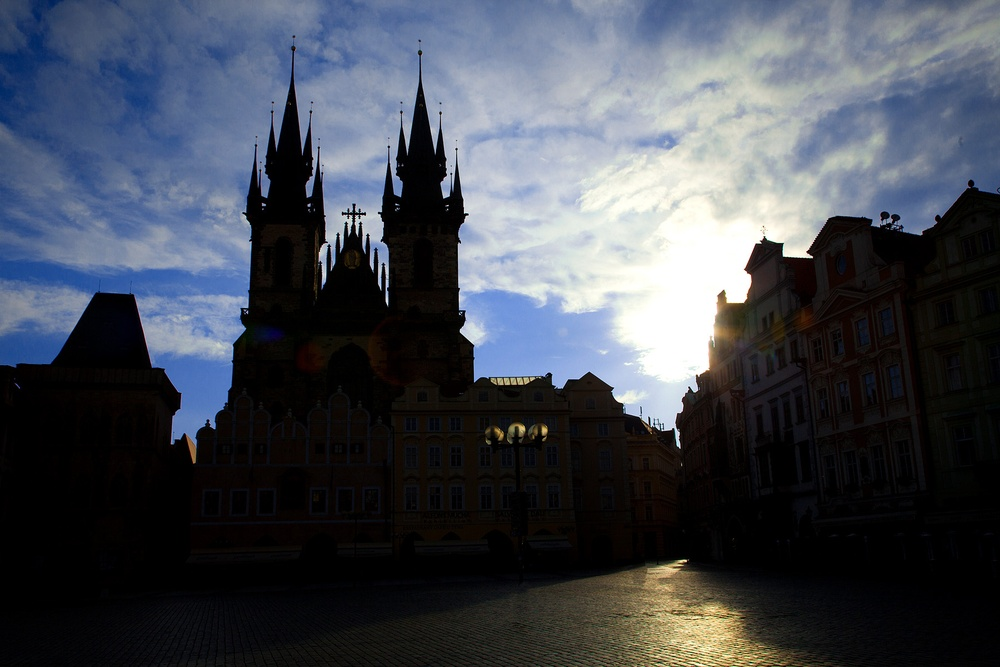
#> input picture Lab03/underExposed.jpg, 1000 x 667 px, shrunk from 1800 x 1200 before the run, found by its file name
$ jupyter execute histEqualizationWIthHistPlots.ipynb   (shell and % lines are left out)
#> lines starting #> are read from the running program, lines starting #| are printed output that depends on the picture
[cell 1]
import matplotlib.pyplot as plt
import scipy.ndimage as ndimage
import numpy as np

[cell 2]
#Load an image and normalize to [0,1]
I = plt.imread('underexposed.jpg').astype(float)
I = I - I.ravel().min()
I = I/I.ravel().max()

[cell 3]
Ic = I.copy().astype(float)
Ilog = np.log2(Ic+2)
Ilog = Ilog/Ilog.ravel().max()
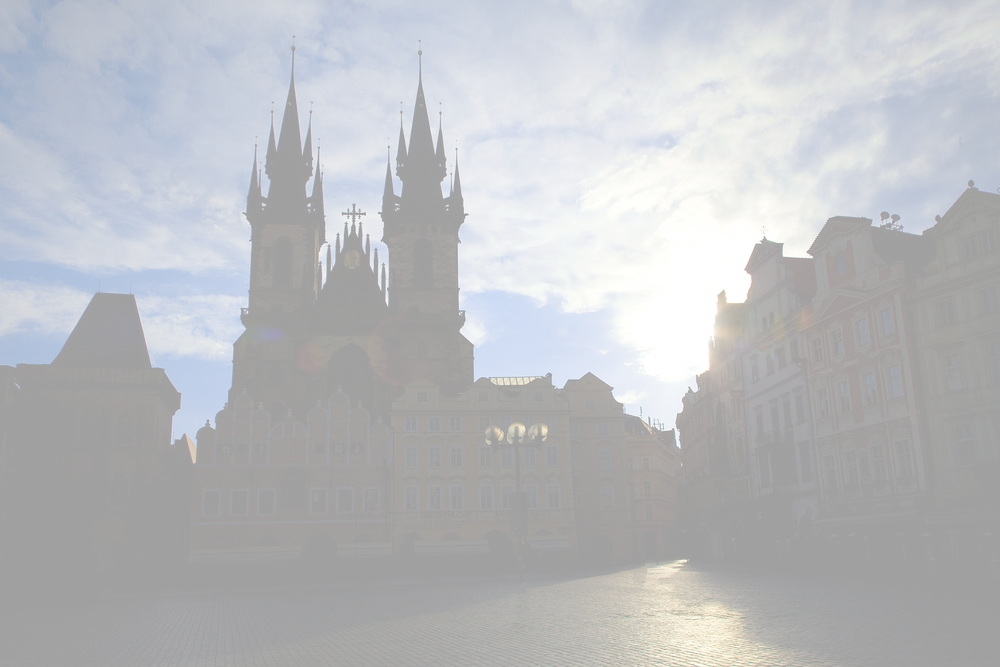
#> Ilog: shape (667, 1000, 3) float64; mean R, G, B 0.737, 0.744, 0.758
plt.figure()
plt.imshow(Ilog) #https://matplotlib.org/api/_as_gen/matplotlib.pyplot.imshow.html

[cell 4]
#Scaled per channel

IE = np.zeros(I.shape)

for channel in range(3):
    hist, bins = np.histogram(I[...,channel], bins=np.arange(257) / 256)
    CDF = np.cumsum(hist) / sum(hist)

    Ir = np.interp(I[...,channel], xp=bins[:-1], fp=CDF)
    # like a trend-matching function, have a value of x -> output fp(x)
    IE[...,channel] = Ir
#> this loop made 3 passes
#> pass 1, `Ir = np.interp(I[...,channel], xp=bins[:-1], fp=CDF)`:
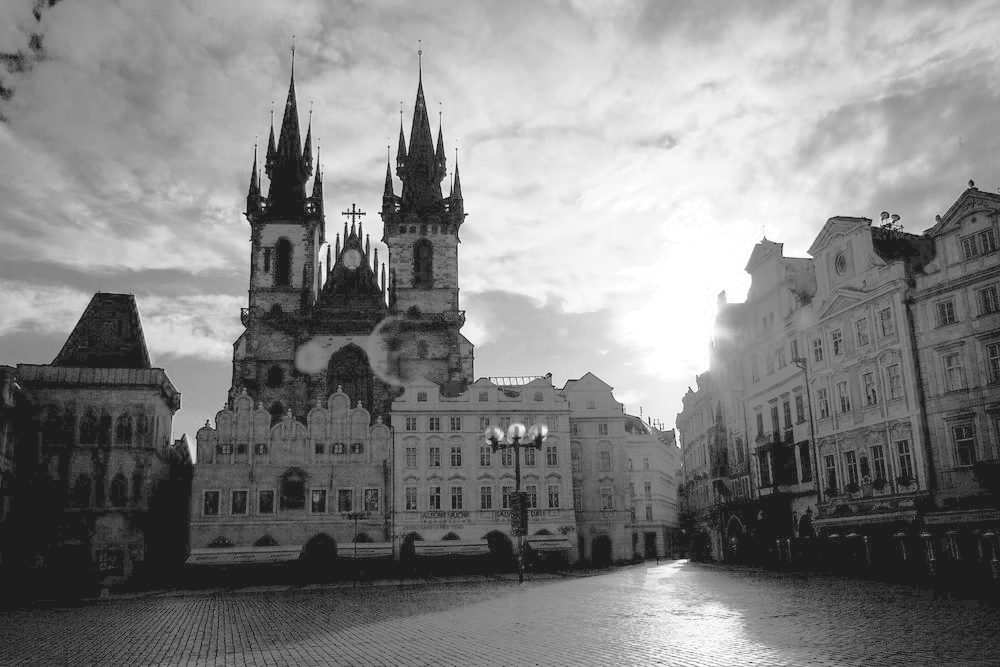
#> Ir: shape (667, 1000) float64; min 0.114, max 1, mean 0.512
#> pass 2, `Ir = np.interp(I[...,channel], xp=bins[:-1], fp=CDF)`:
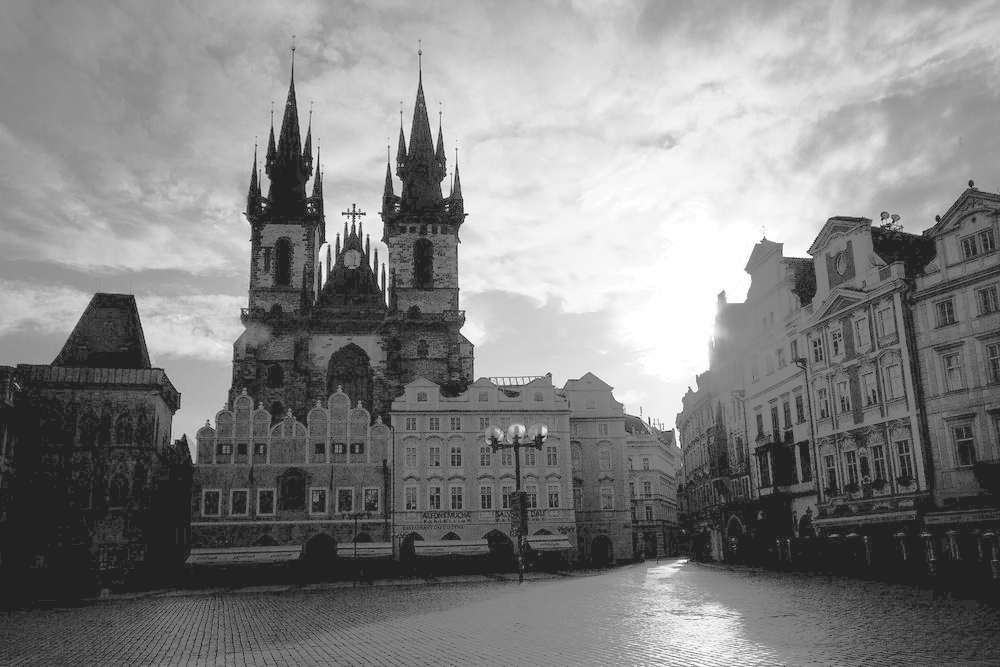
#> Ir: shape (667, 1000) float64; min 0.135, max 1, mean 0.515
#> pass 3, `Ir = np.interp(I[...,channel], xp=bins[:-1], fp=CDF)`:
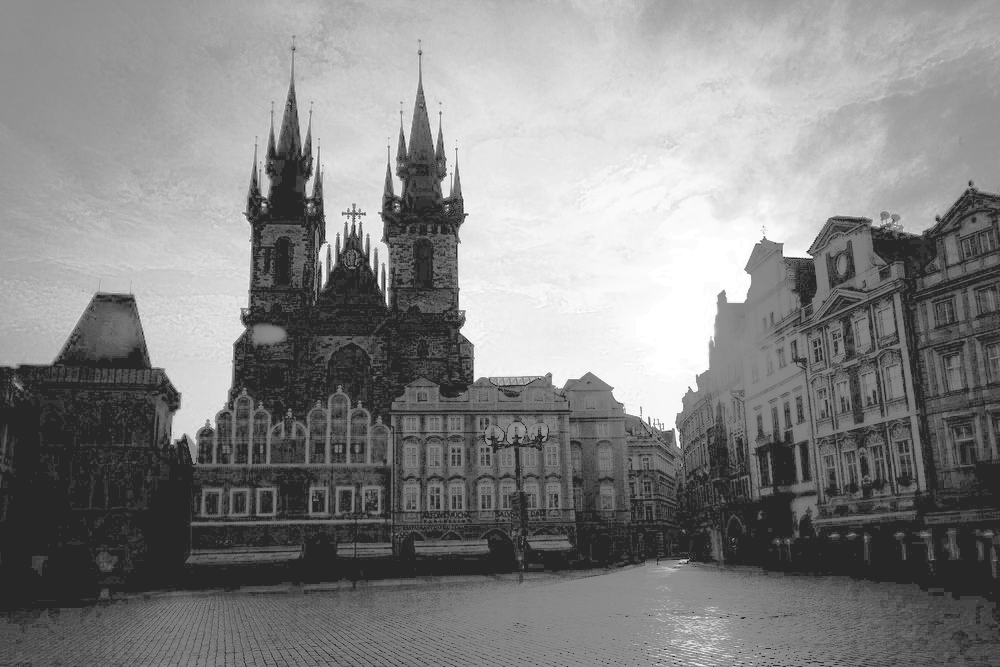
#> Ir: shape (667, 1000) float64; min 0.155, max 1, mean 0.518
#> after the loop:
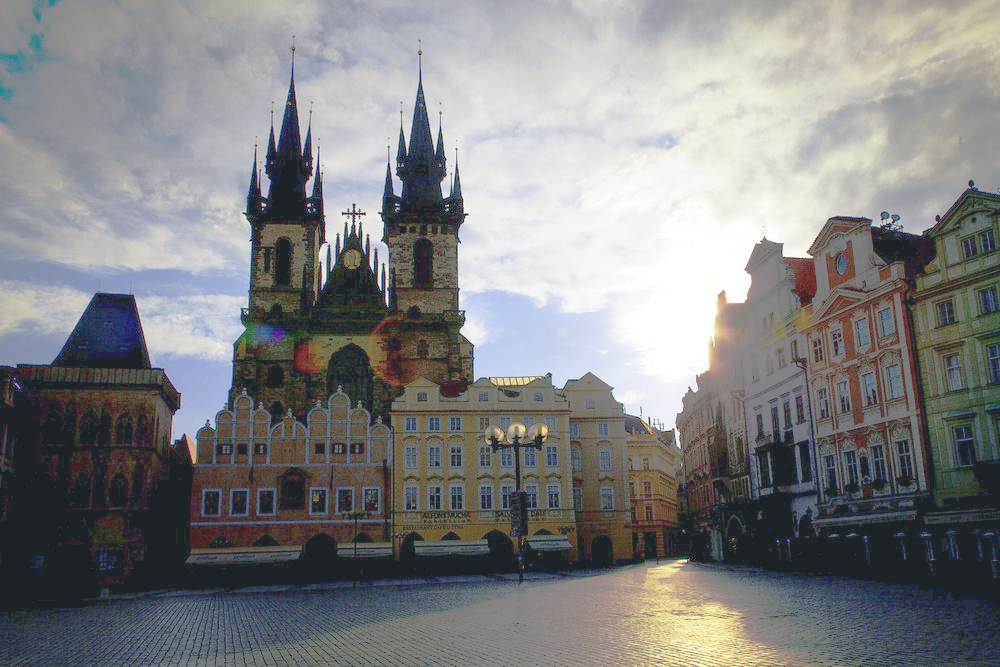
#> IE: shape (667, 1000, 3) float64; mean R, G, B 0.512, 0.515, 0.518

[cell 5]
allbins = np.unique(I.ravel())
#> allbins = 256 values from 0 to 1

f, ax1 = plt.subplots(1,2, figsize=(10,3))
ax1[0].imshow(I) #https://matplotlib.org/api/_as_gen/matplotlib.pyplot.imshow.html
ax1[0].set_title('Original Image')

ax1[1].hist(I[...,0].ravel(), allbins, alpha = .6, label = 'red', color = 'r')
ax1[1].hist(I[...,1].ravel(), allbins, alpha = .6, label = 'green', color = 'g')
ax1[1].hist(I[...,2].ravel(), allbins, alpha = .6, label = 'blue', color = 'b')
ax1[1].legend(loc = 'upper right')
plt.show()
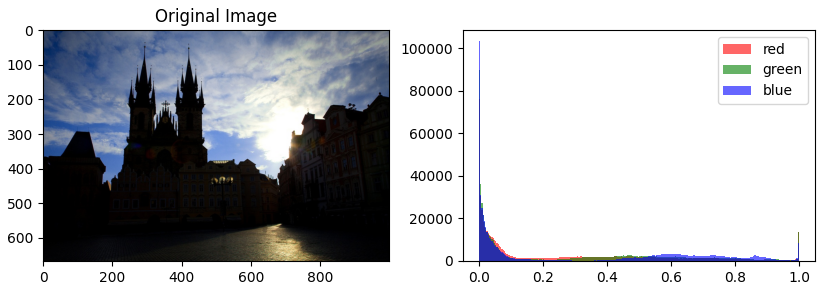
#> figure drawn by matplotlib, 2 panels; panel 2: tallest bar 76004 high, from x = 0 to 0.00392; panel 2: tallest bar 90031 high, from x = 0 to 0.00392; panel 2: tallest bar 103482 high, from x = 0 to 0.00392

[cell 6]
f, ax2 = plt.subplots(1,2, figsize=(10,3))
ax2[0].imshow(IE) #https://matplotlib.org/api/_as_gen/matplotlib.pyplot.imshow.html
ax2[0].set_title('Image Equalized Per Channel')

ax2[1].hist(IE[...,0].ravel(), 250, alpha = .6, label = 'red', color = 'r')
ax2[1].hist(IE[...,1].ravel(), 250, alpha = .6, label = 'green', color = 'g')
ax2[1].hist(IE[...,2].ravel(), 250, alpha = .6, label = 'blue', color = 'b')
ax2[1].legend(loc = 'upper right')
# ax2[1].imshow(IE)
plt.show()
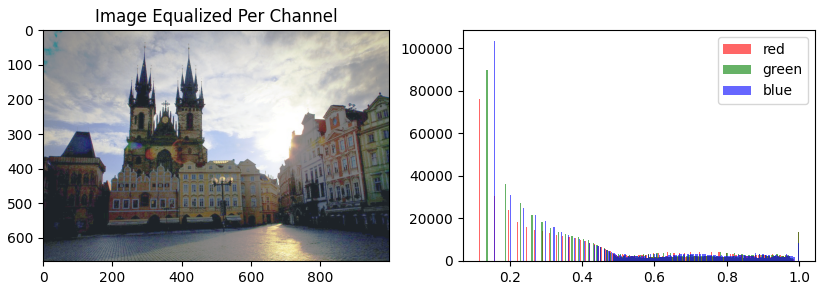
#> figure drawn by matplotlib, 2 panels; panel 2: tallest bar 76004 high, from x = 0.114 to 0.117; panel 2: tallest bar 90031 high, from x = 0.135 to 0.138; panel 2: tallest bar 103482 high, from x = 0.155 to 0.159

[cell 7]
f, x = plt.subplots(1,2, figsize=(10,3), sharex = True, sharey = True)

x[0].imshow(I)
x[1].imshow(IE)

[cell 8]
f, ax3 = plt.subplots(1,2, figsize=(10,3), sharex = True, sharey = True)
ax3[0].hist(I[...,2].ravel(), allbins, alpha = .6, label = 'red', color = 'b')
ax3[1].hist(IE[...,2].ravel(), 250, alpha = .6, label = 'red', color = 'b')
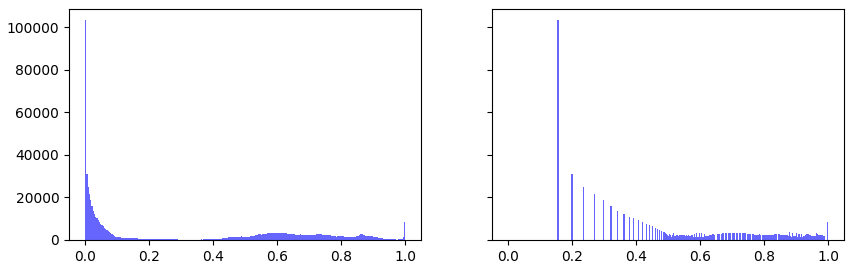
#> figure drawn by matplotlib, 2 panels; panel 1: tallest bar 103482 high, from x = 0 to 0.00392

$ run again, with Lab03/canyon.jpg copied over Lab03/underExposed.jpg
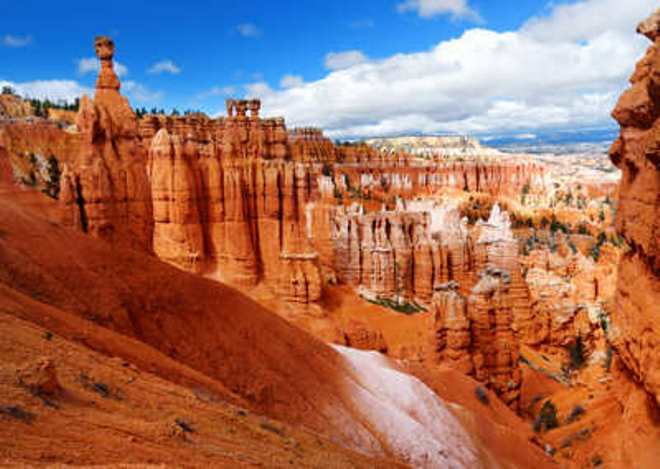
#> input picture Lab03/canyon.jpg, 660 x 469 px, found by its file name
#> after the loop `for channel in range(3):`:
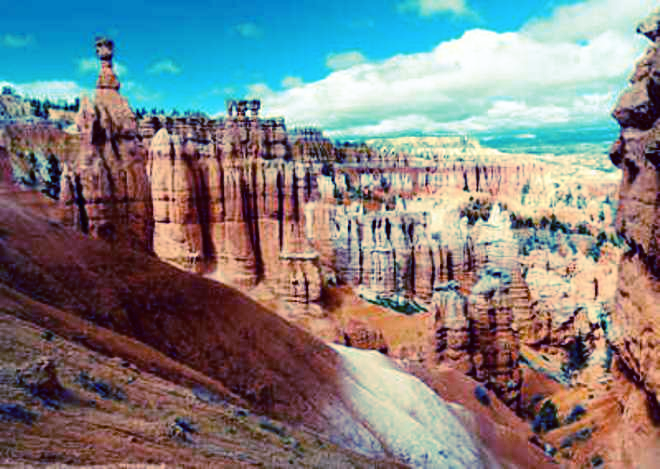
#> IE: shape (469, 660, 3) float64; mean R, G, B 0.506, 0.504, 0.505
#> allbins = 256 values from 0 to 1
#> `[cell 8] f, ax3 = plt.subplots(1,2, figsize=(10,3), sharex = True, sha..`:
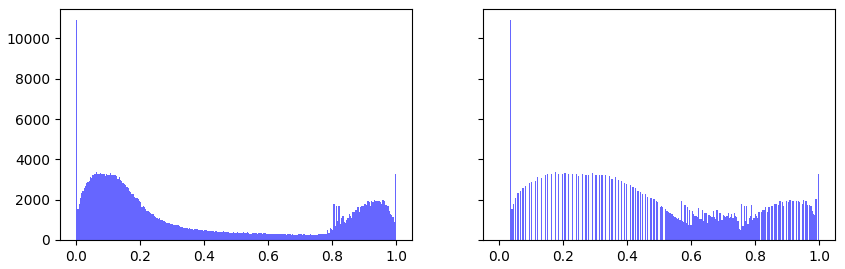
#> figure drawn by matplotlib, 2 panels; panel 1: tallest bar 10912 high, from x = 0 to 0.00392

$ run again, with Lab03/po.jpg copied over Lab03/underExposed.jpg
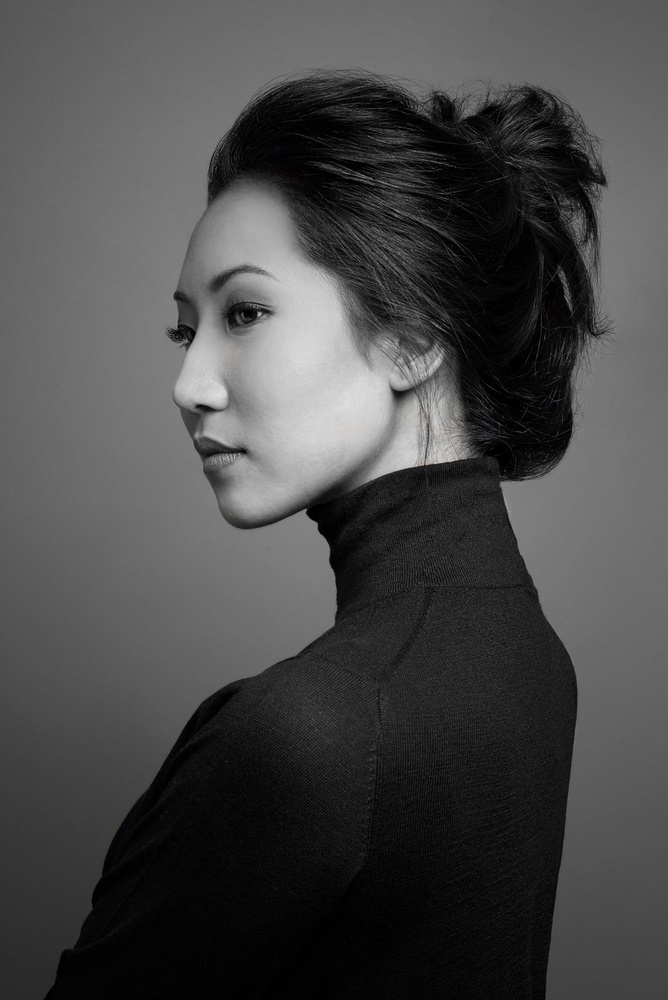
#> input picture Lab03/po.jpg, 668 x 1000 px, shrunk from 1335 x 2000 before the run, found by its file name
#> the loop `for channel in range(3):` made 3 passes
#> pass 1, `Ir = np.interp(I[...,channel], xp=bins[:-1], fp=CDF)`:
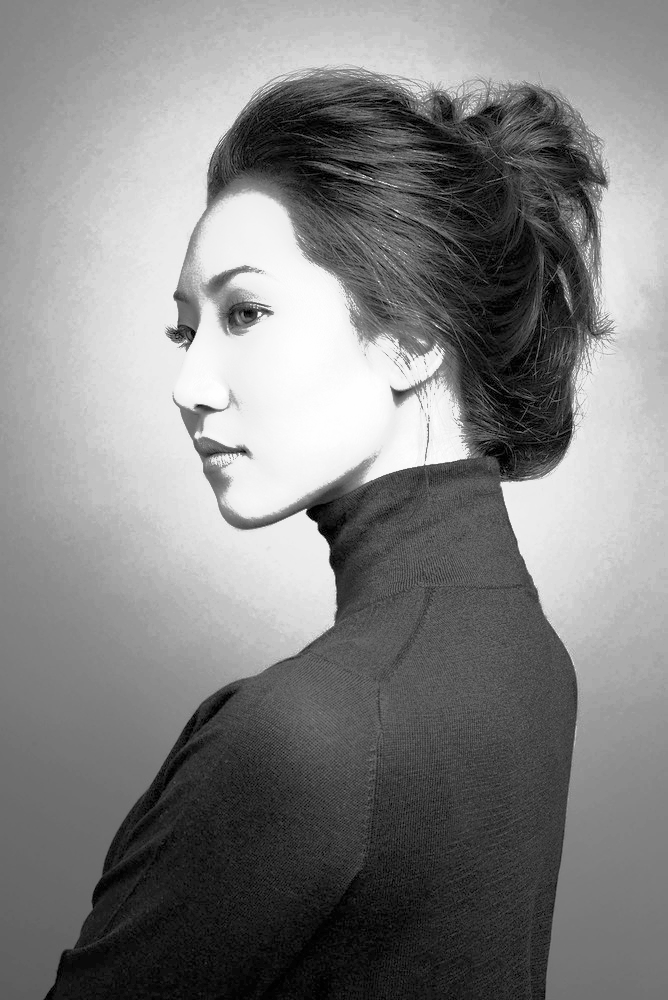
#> Ir: shape (1000, 668) float64; min 0.00583, max 1, mean 0.508
#> allbins = 223 values from 0 to 1
#> `[cell 8] f, ax3 = plt.subplots(1,2, figsize=(10,3), sharex = True, sha..`:
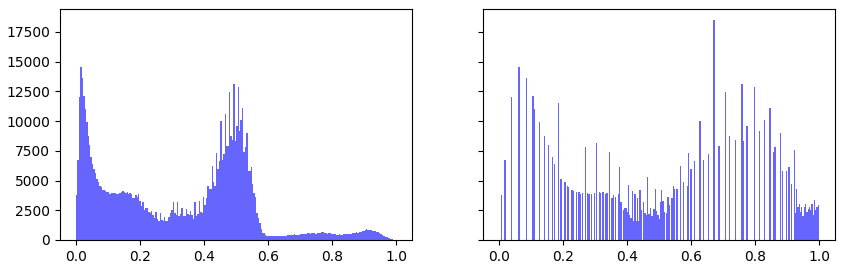
#> figure drawn by matplotlib, 2 panels; panel 1: tallest bar 14530 high, from x = 0.0135 to 0.018
